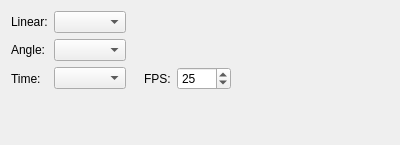
<?xml version="1.0" encoding="UTF-8"?>
<ui version="4.0">
 <class>settings_frame</class>
 <widget class="QFrame" name="settings_frame">
  <property name="geometry">
   <rect>
    <x>0</x>
    <y>0</y>
    <width>400</width>
    <height>145</height>
   </rect>
  </property>
  <property name="windowTitle">
   <string>Frame</string>
  </property>
  <property name="frameShape">
   <enum>QFrame::NoFrame</enum>
  </property>
  <layout class="QFormLayout" name="formLayout">
   <property name="fieldGrowthPolicy">
    <enum>QFormLayout::ExpandingFieldsGrow</enum>
   </property>
   <item row="1" column="0">
    <widget class="QLabel" name="linear_label">
     <property name="text">
      <string>Linear:</string>
     </property>
    </widget>
   </item>
   <item row="1" column="1">
    <widget class="QComboBox" name="linear_comboBox">
     <property name="currentIndex">
      <number>-1</number>
     </property>
     <property name="xmlTag" stdset="0">
      <string>linear</string>
     </property>
    </widget>
   </item>
   <item row="2" column="0">
    <widget class="QLabel" name="angle_label">
     <property name="text">
      <string>Angle:</string>
     </property>
    </widget>
   </item>
   <item row="2" column="1">
    <widget class="QComboBox" name="angle_comboBox">
     <property name="xmlTag" stdset="0">
      <string>angle</string>
     </property>
    </widget>
   </item>
   <item row="3" column="0">
    <widget class="QLabel" name="time_label">
     <property name="text">
      <string>Time:</string>
     </property>
    </widget>
   </item>
   <item row="3" column="1">
    <layout class="QHBoxLayout" name="time_horizontalLayout">
     <item>
      <widget class="QComboBox" name="time_comboBox">
       <property name="currentIndex">
        <number>-1</number>
       </property>
       <property name="xmlTag" stdset="0">
        <string>time</string>
       </property>
      </widget>
     </item>
     <item>
      <spacer name="horizontalSpacer">
       <property name="orientation">
        <enum>Qt::Horizontal</enum>
       </property>
       <property name="sizeType">
        <enum>QSizePolicy::Preferred</enum>
       </property>
       <property name="sizeHint" stdset="0">
        <size>
         <width>12</width>
         <height>20</height>
        </size>
       </property>
      </spacer>
     </item>
     <item>
      <widget class="QLabel" name="fps_label">
       <property name="text">
        <string>FPS:</string>
       </property>
       <property name="xmlTag" stdset="0">
        <string>fps</string>
       </property>
      </widget>
     </item>
     <item>
      <widget class="QSpinBox" name="fps_spinBox">
       <property name="minimum">
        <number>1</number>
       </property>
       <property name="maximum">
        <number>6000</number>
       </property>
       <property name="value">
        <number>25</number>
       </property>
      </widget>
     </item>
    </layout>
   </item>
  </layout>
 </widget>
 <resources/>
 <connections/>
</ui>
